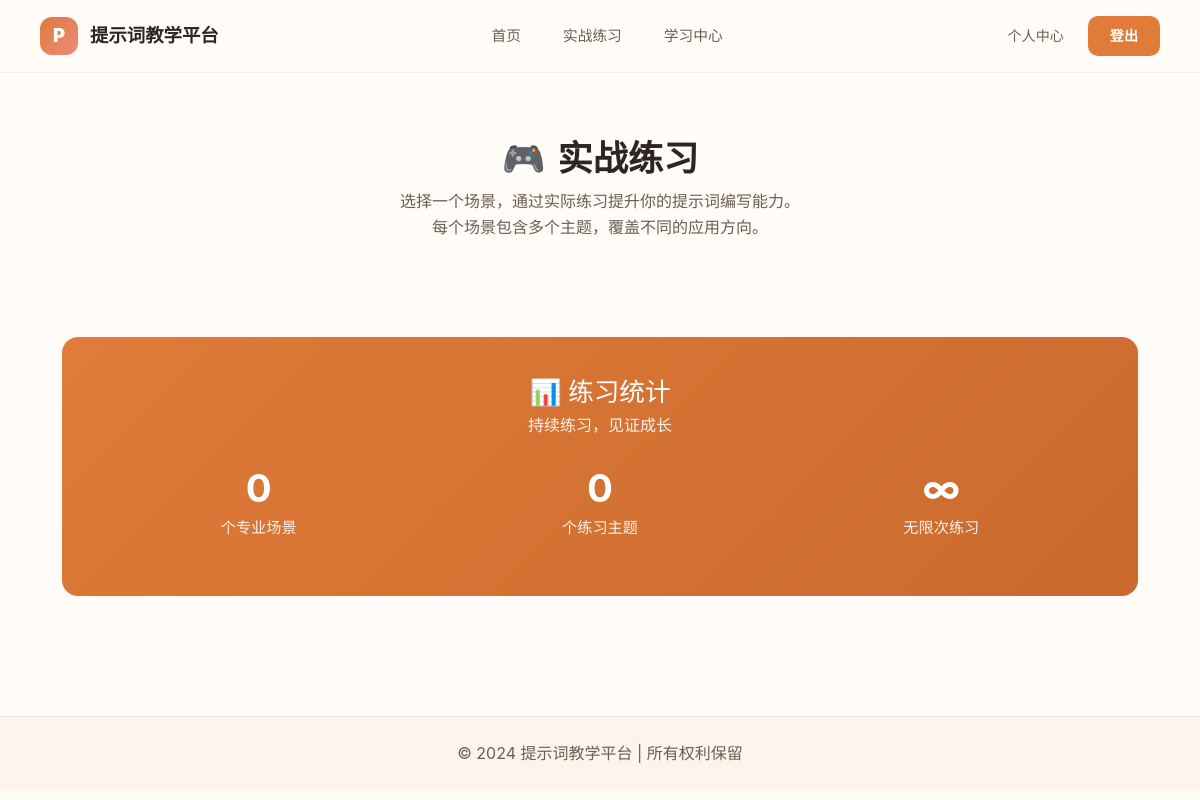
Before: /practice/ (signed in) with the older database file.
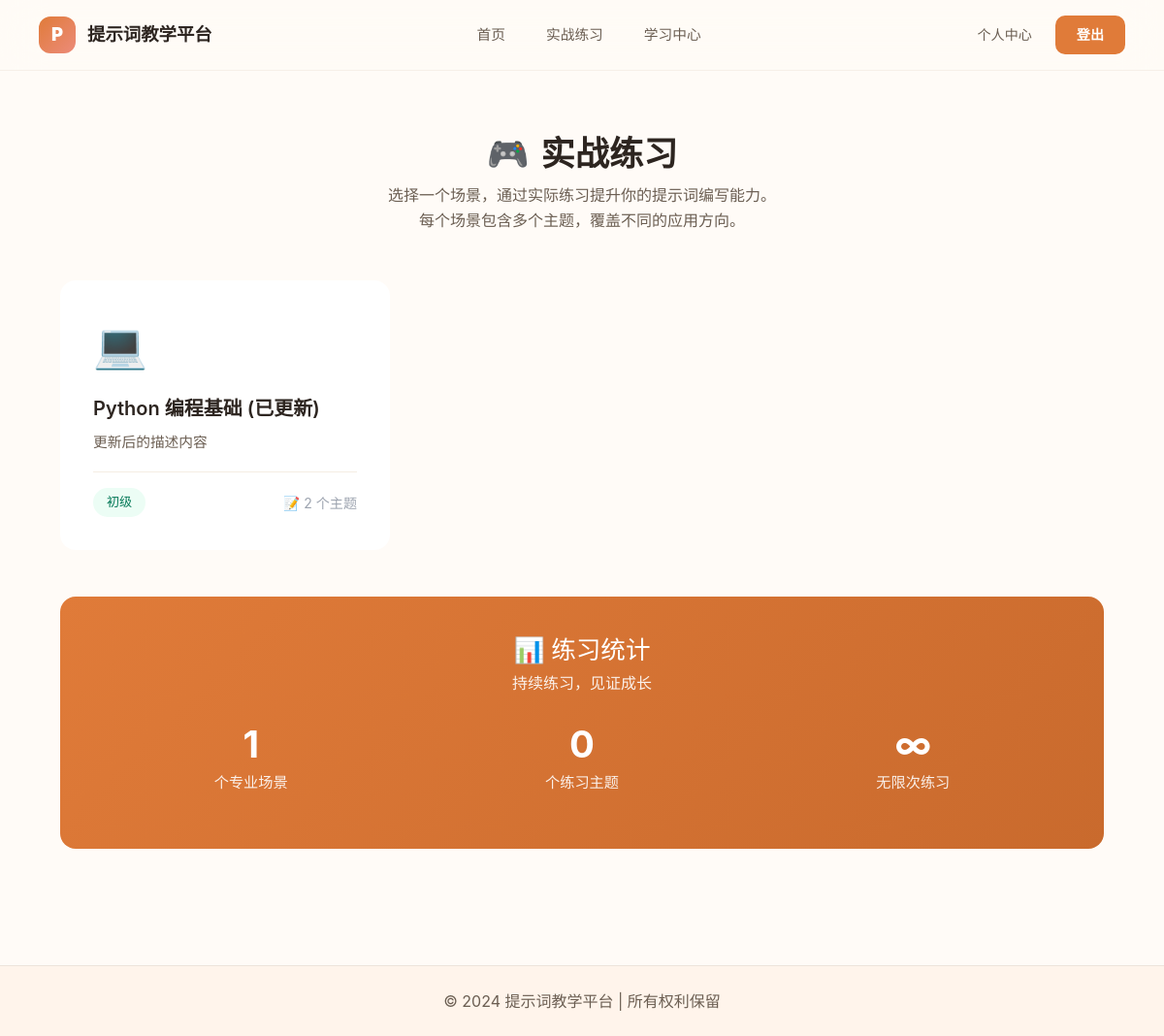
After: the same page with the newer database file.
### practice/models.py (models this page shows, shortened)
class PracticeScenario(models.Model):
    SCENARIO_CHOICES = [
        ('coding_quality', '编程与代码质量'),
        ('writing_creation', '提炼（提炼、文案、创作）'),
        ('data_analysis', '数据分析与数据可视化'),
        ('data_diagnosis', '数据分析与问题诊断'),
        ('education_growth', '教育与个人成长'),
        ('ai_training', 'AI训练与多模态'),
        ('product_strategy', '产品经理与战略'),
        ('marketing_service', '营销与客户服务'),
        ('spreadsheet_db', '电子表格和数据库'),
        ('legal_policy', '法律与政策制定'),
        ('business_decision', '商业战略与决策'),
        ('creative_writing', '创意写作与内容创作'),
    ]
    DIFFICULTY_CHOICES = [
        ('beginner', '初级'),
        ('intermediate', '中级'),
        ('advanced', '高级')
    ]
    STATUS_CHOICES = [
        ('draft', '草稿'),
        ('published', '已发布'),
        ('archived', '已下架')
    ]
    scenario_id = models.CharField(max_length=50, unique=True, verbose_name='场景ID')
    title = models.CharField(max_length=100, verbose_name='场景标题')
    description = models.TextField(verbose_name='场景描述')
    icon = models.CharField(max_length=50, default='🎯', verbose_name='图标')
    cover_image = models.URLField(blank=True, null=True, verbose_name='封面图片')
    difficulty = models.CharField(
        max_length=20,
        choices=DIFFICULTY_CHOICES,
        default='intermediate',
        verbose_name='难度'
    )
    status = models.CharField(
        max_length=20,
        choices=STATUS_CHOICES,
        default='draft',
        verbose_name='状态',
        db_index=True
    )
    order = models.IntegerField(default=0, verbose_name='排序权重')
    is_active = models.BooleanField(default=True, verbose_name='是否启用')
    author = models.ForeignKey(
        settings.AUTH_USER_MODEL,
        on_delete=models.SET_NULL,
        null=True,
        blank=True,
        related_name='created_scenarios',
        verbose_name='创建者'
    )
    view_count = models.PositiveIntegerField(default=0, verbose_name='查看次数')
    practice_count = models.PositiveIntegerField(default=0, verbose_name='练习次数')
    avg_score = models.FloatField(default=0, verbose_name='平均分')
    created_at = models.DateTimeField(auto_now_add=True, null=True, verbose_name='创建时间')
    updated_at = models.DateTimeField(auto_now=True, null=True, verbose_name='更新时间')
    published_at = models.DateTimeField(null=True, blank=True, verbose_name='发布时间')
    class Meta:
        ordering = ['-order', '-created_at']
        verbose_name = '练习场景'
        verbose_name_plural = '练习场景'

### practice/views.py (the view)
# urls.py: path('', views.practice_list, name='practice'),
@login_required
def practice_list(request):
    scenarios = PracticeScenario.objects.filter(is_active=True)
    return render(request, 'practice_list.html', {'scenarios': scenarios})

### core/templates/practice_list.html (shortened to what this page needs)
{% extends 'base.html' %}
{% block content %}
<div class="practice-container">
    <div class="page-header">
        <h1 class="page-title">
            <span>🎮</span>
            <span>实战练习</span>
        </h1>
        <p class="page-subtitle">
            选择一个场景，通过实际练习提升你的提示词编写能力。<br>
            每个场景包含多个主题，覆盖不同的应用方向。
        </p>
    </div>
    <div class="scenarios-grid">
        {% for scenario in scenarios %}
        <a href="{% url 'practice:practice_detail' scenario.scenario_id %}" class="scenario-card">
            <span class="card-icon">{{ scenario.icon }}</span>
            <h3 class="card-title">{{ scenario.title }}</h3>
            <p class="card-description">{{ scenario.description }}</p>
            <div class="card-meta">
                <span class="difficulty-badge difficulty-{{ scenario.difficulty }}">
                    {% if scenario.difficulty == 'beginner' %}初级
                    {% elif scenario.difficulty == 'intermediate' %}中级
                    {% else %}高级
                    {% endif %}
                </span>
                <span class="topics-count">📝 {{ scenario.topics.count }} 个主题</span>
            </div>
        </a>
        {% endfor %}
    </div>
    <div class="stats-section">
        <h2 style="font-size: 1.6rem; margin-bottom: 6px;">📊 练习统计</h2>
        <p style="opacity: .9;">持续练习，见证成长</p>
        <div class="stats-grid">
            <div class="stat-item">
                <h3>{{ scenarios.count }}</h3>
                <p>个专业场景</p>
            </div>
            <div class="stat-item">
                <h3>{{ scenarios|length|add:scenarios|length }}</h3>
                <p>个练习主题</p>
            </div>
            <div class="stat-item">
                <h3>∞</h3>
                <p>无限次练习</p>
            </div>
        </div>
    </div>
</div>
{% endblock %}

Changed rows visible on the page:
added PracticeScenario: icon "💻", title "Python 编程基础 (已更新)", description "更新后的描述内容", difficulty "初级", topics.count "2"
Other visible differences:
{{ scenarios.count }}: "0" → "1"
